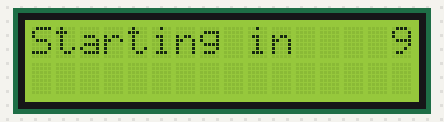
The sketch below on a simulated Arduino Uno, built with avr-gcc and run on an emulated ATmega328P. Shown: 16×2 character LCD.

Above: at 0.2 s.
At 4.2 s:
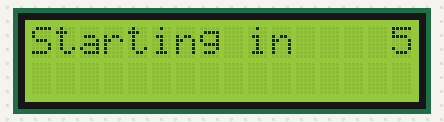
At 9.2 s:
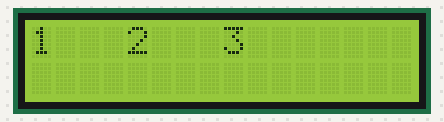
At 16.3 s:
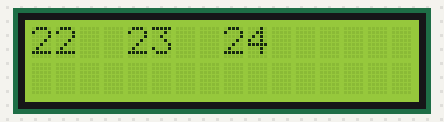
At 23.4 s:
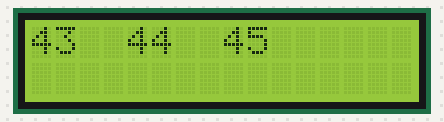
At 38.5 s:
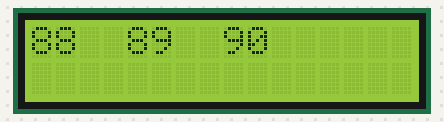

The sketch:

formatting_text.ino
```cpp
/*
LiquidCrystal Library - FormatText
*/
#include <LiquidCrystal_I2C.h> // include the library code:
//constants for the number of rows and columns in the LCD
const int numRows = 2;
const int numCols = 16;
int count;
// initialize the library with the numbers of the interface pins
LiquidCrystal_I2C lcd(0x27,16,2);
void setup()
{
  lcd.init();
  lcd.backlight();
  lcd.clear();
lcd.begin(numCols, numRows);
lcd.print("Starting in "); // this string is 12 characters long
for(int i=9; i > 0; i--) // count down from 9
{
// the top line is row 0
lcd.setCursor(15,0); // move the cursor to the end of the string printed above
lcd.print(i);
delay(1000);
}
}
void loop()
{
  int columnWidth = 4; //spacing for the columns
  int displayColumns = 3; //how many columns of numbers
  lcd.clear();
  for( int col=0; col < displayColumns; col++)
  {
    lcd.setCursor(col * columnWidth, 0);
    count = count+ 1;
    lcd.print(count);
  }
  delay(1000);
}
```

Measured:
- what the display in image 1 shows lasts 1.0 s, from 4.2 s to 5.2 s
